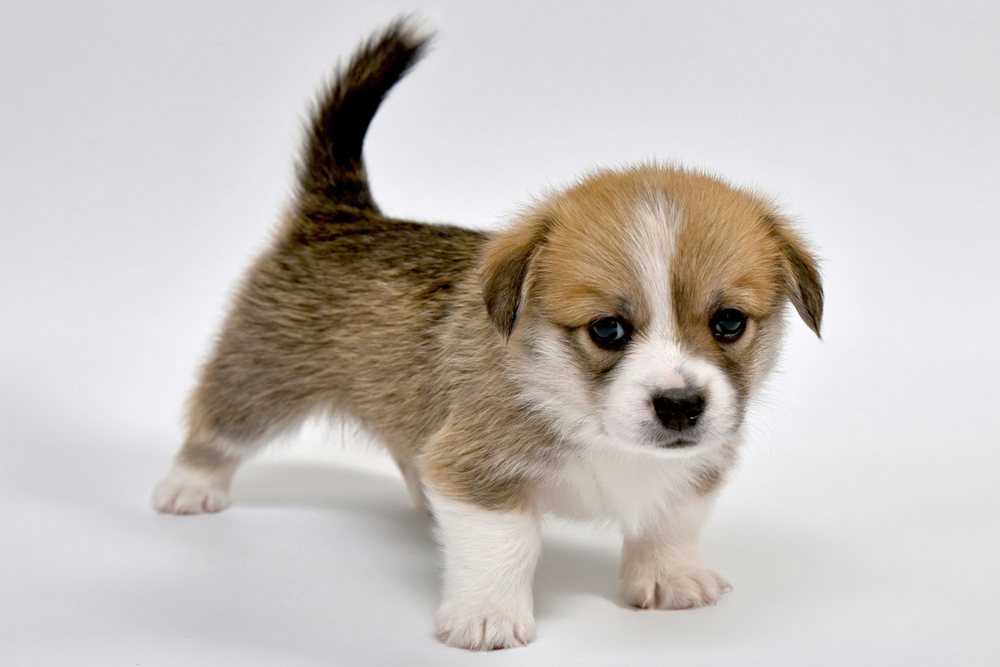
#> input picture exercises/puppy.png, 1000 x 667 px, shrunk from 1500 x 1000 before the run
$ python 07_tiling.py
#> lines starting #> are read from the running program, lines starting #| are printed output that depends on the picture
from PIL import Image

INPUT_FILE1 = 'puppy.png'
INPUT_FILE2 = 'snake.png'
INPUT_FILE3 = 'tree.png'
INPUT_FILE4 = 'woman.png'
OUTPUT_FILE = 'tile2x2.png'

def place(out_grid, file_name, position):
    with Image.open(file_name) as in_img:
        in_img = in_img.convert('RGB')
        width, height = in_img.size
        in_grid = in_img.load()
    out_x, out_y = position
    for y in range(height):
        for x in range(width):
            out_grid[out_x + x, out_y + y] = in_grid[x, y]

with Image.open(INPUT_FILE1) as in_img:
#> in_img is the input picture: PIL image 1000x667 RGBA; mean R, G, B, A 198.5, 192.5, 188.6, 255
    width, height = in_img.size
#> width = 1000; height = 667

out_img = Image.new('RGB', (width * 2, height * 2))
#> out_img: PIL image 2000x1334 RGB; every value is 0
out_grid = out_img.load()
place(out_grid, INPUT_FILE1, (0, 0))
place(out_grid, INPUT_FILE2, (width, 0))
#> call 2 of place, with file_name = 'snake.png', position = (1000, 0)
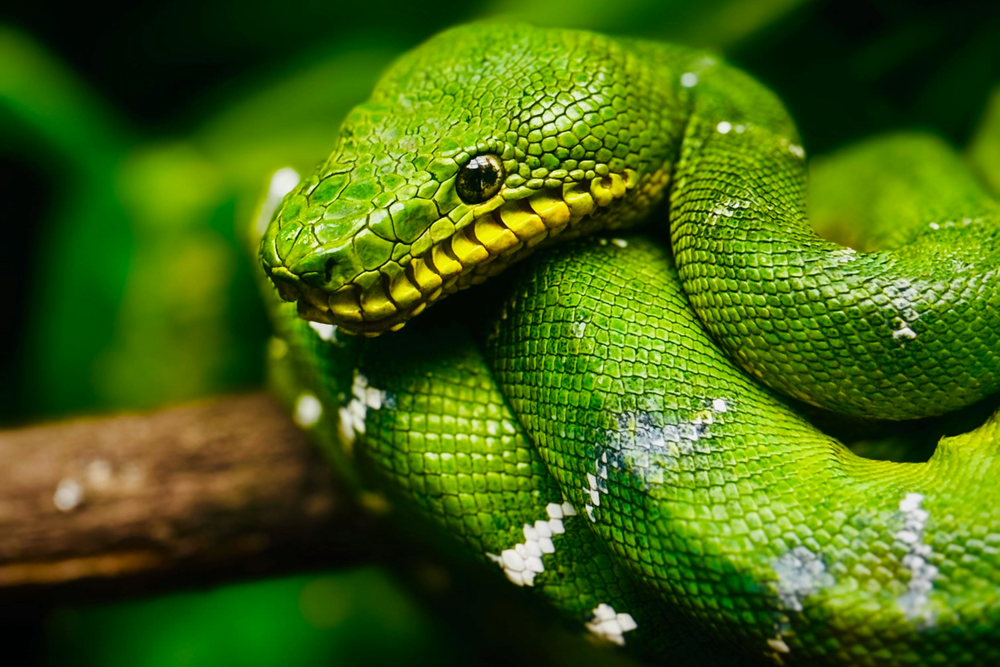
#> input picture exercises/snake.png, 1000 x 667 px, shrunk from 1500 x 1000 before the run
#> in place, in_img is the input picture: PIL image 1000x667 RGB; mean R, G, B 67.2, 99.7, 15.3
place(out_grid, INPUT_FILE3, (0, height))
#> call 3 of place, with file_name = 'tree.png', position = (0, 667)
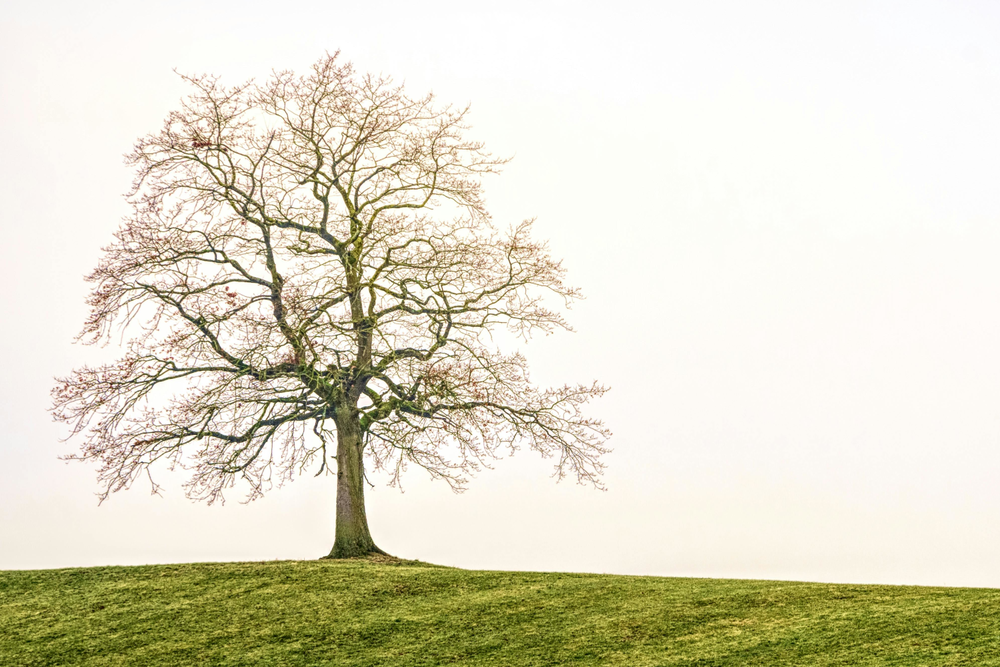
#> input picture exercises/tree.png, 1000 x 667 px, shrunk from 1500 x 1000 before the run
#> in place, in_img is the input picture: PIL image 1000x667 RGBA; mean R, G, B, A 222.8, 219.5, 199.2, 255
place(out_grid, INPUT_FILE4, (width, height))
#> call 4 of place, with file_name = 'woman.png', position = (1000, 667)
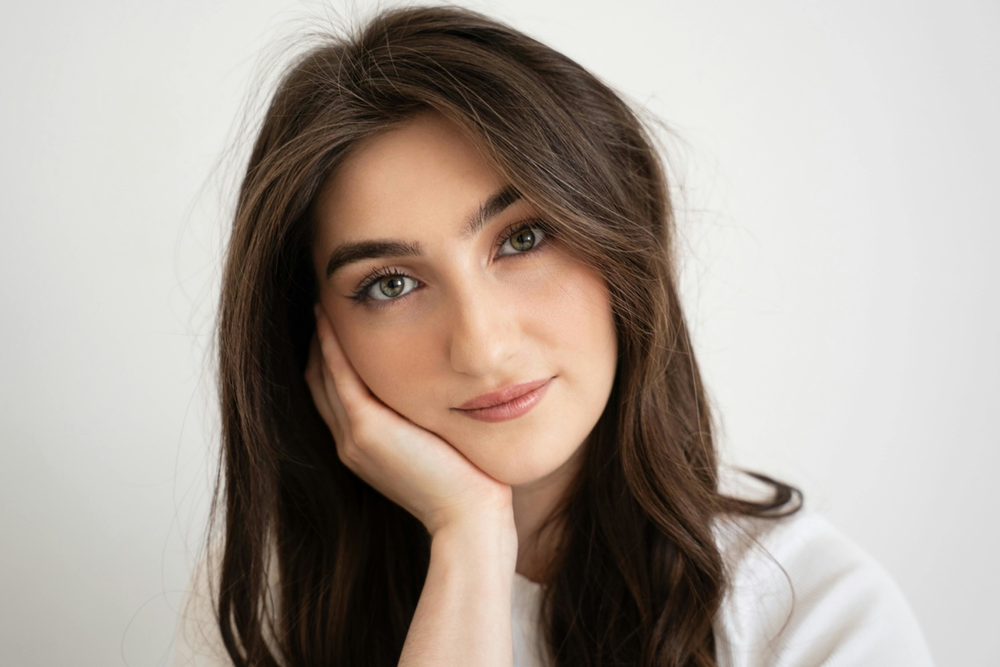
#> input picture exercises/woman.png, 1000 x 667 px, shrunk from 1500 x 1000 before the run
#> in place, in_img is the input picture: PIL image 1000x667 RGBA; mean R, G, B, A 171.4, 160.9, 152.3, 255
out_img.save(OUTPUT_FILE)
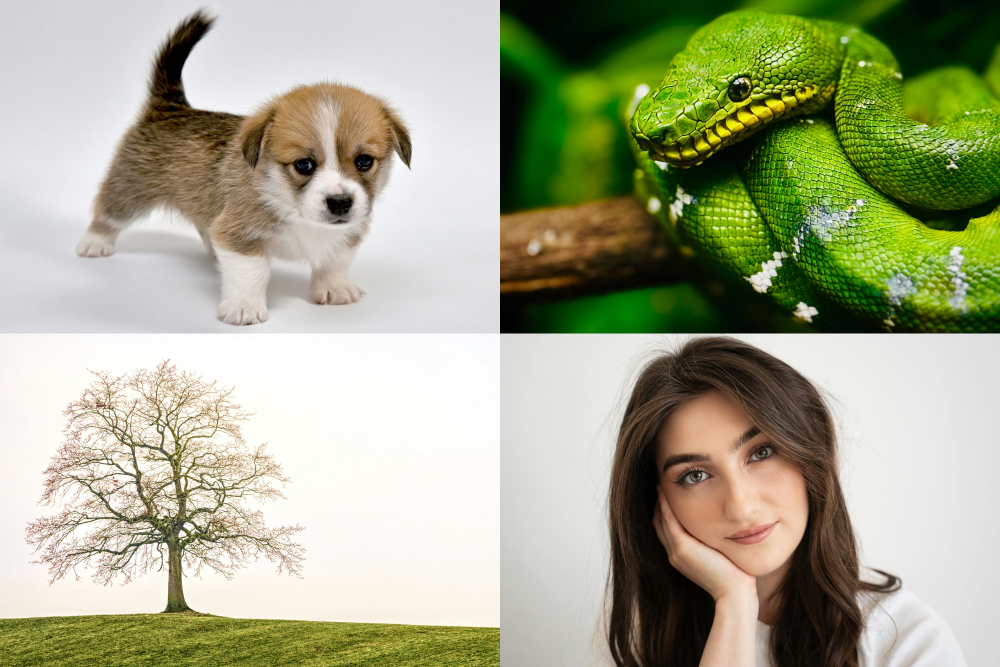
#> saved as tile2x2.png: PIL image 2000x1334 RGB (shown at 1/2 size); mean R, G, B 164.9, 168.1, 138.9

print('Done!')
